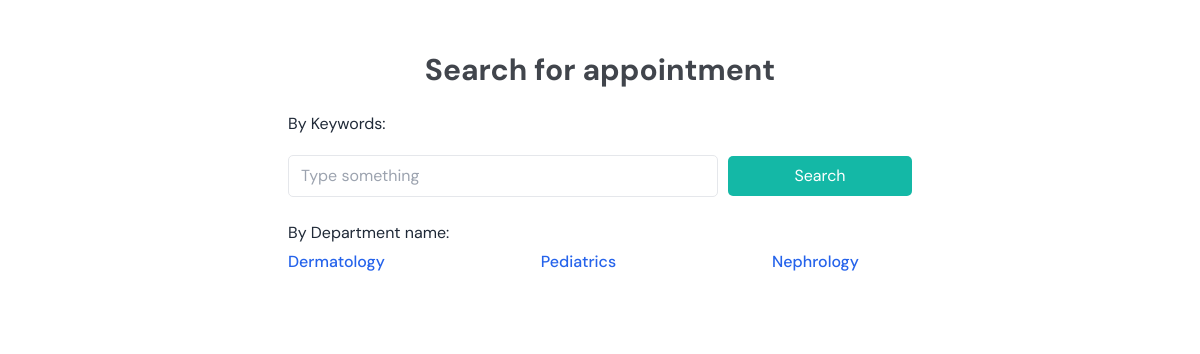
/users/search/appointment, run on the app's committed database.
### users/models.py (models this page shows, shortened)
class Specialization(models.Model):
    name = models.CharField(max_length=50)

### users/views.py (the view, shortened to what this page needs)
# urls.py: path('search/appointment', views.search_appointment, name = 'search_appointment'),
def search_appointment(request):
    return render(request, 'users/appointment_search.html', {
        'specs' :  Specialization.objects.all(),
        'doctors' : Doctor.objects.all()
    })

### users/templates/users/appointment_search.html (shortened to what this page needs)
{% extends 'users/layout.html' %}{% block head %}
  <script src="https://cdn.tailwindcss.com"></script>
  <link rel="stylesheet" href="https://unpkg.com/aos@next/dist/aos.css" />
{% endblock %}
{%block body%}
  <div class="font-body antialiased text-[#41454c] bg-[#FFFFFF]">
    <div class="grid shadow- py-9">
      <section class="border-solid shadow- w-full max-w-2xl px-6 py-4 mx-auto bg-white rounded-md xl:rounded-global xl:py-[35px] xl:">
        <h2 class="my-[0px] mb-[20px] text-3xl font-bold text-center">Search for appointment</h2>
        <div class="mt-6 xl:mt-[10px]">
          <p class="text-[16px] w-[100%] text-gray-800 mt-[20px] mb-[15px] p-[2px] md:p-[0px]">By Keywords:</p>
          <form method="get" class="w-[100%] items-center mx-[0px] md:flex">
            <input list="tags" name="search" class="border-[1px] border-gray-200 block text-gray-700 mr-[5px] w-[70%] rounded-global" placeholder="Type something" type="text" />
            <button id="fyygeu" class="shadow- m-[0px] my-[5px] text-white px-4 py-2 rounded-global w-[100%] transition duration-100 bg-teal-500 hover:bg-teal-600 active:bg-teal-700 ml-[0px] sm:px-[0px] sm:py-[8px] md:w-[30%] md:ml-[5px]">Search</button>
          </form>
          <p class="mt-[20px] text-[16px] mb-[5px] text-gray-800">By Department name:</p>
          <div class="flex items-stretch justify-start flex-wrap gap-[25%] lg:">
            {% for spec in specs %}
            <a class="text-blue-600 font-medium shadow- hover:underline" href={% url 'search' name=spec.id object='spec'%}>{{spec.name}}</a>
            {% endfor %}
          </div>
        </div>
      </section>
    </div>
  </div>
{% endblock %}

### data on the page
Specialization: name "Dermatology"
Specialization: name "Pediatrics"
Specialization: name "Nephrology"
